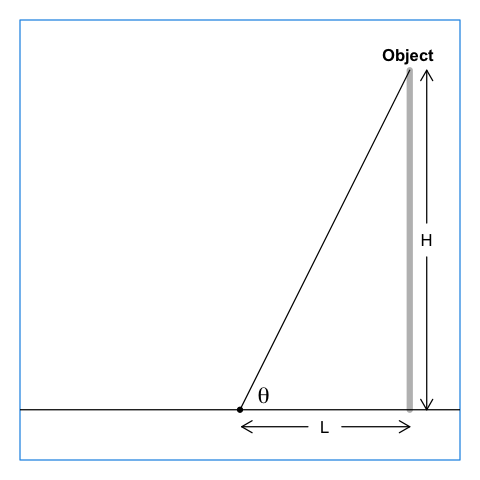

Here is the R script that generated this plot:
png("fig1.png", unit="in", width=4, height=4, res=120, pointsize=10)
par(mar=rep(1,4))
x <- c(0, 1)
y <- c(0, 1)
delta <- diff(range(x))/20
epsilon <- delta/10
plot(x, y, axes=FALSE, xlab="", ylab="",
    asp=1, type="n", xlim=c(-0.1,1.1), ylim=c(-0.1,1.1))
lines(rep(1, 2), c(0, 1), lwd=5, col="gray")
text(1-epsilon, 1, "Object", font=2, pos=3)
arrows(1+delta,0,1+delta,0.45,code=1, length=0.1)
arrows(1+delta,0.5+delta,1+delta,1, code=2, length=0.1)
text(1+delta, 0.5, "h")
box(col=4)
abline(h=0)
#lines(rep(1,2), c(0,1), lwd=4, col="darkgray")
#points(0,0,pch=20,col=2)
#text(0.1,0.09,expression(phi), pos=1, cex=1.4)
#lines(c(0, 1), c(0, 1))
points(0.5,0,pch=20)
text(0.57,0.09,expression(theta), pos=1, cex=1.4)
lines(c(0.5, 1), c(0, 1)) # ok

arrows(0.5+epsilon,-delta, 0.7, -delta, code=1, length=0.1)
arrows(0.8,-delta, 1, -delta, code=2, length=0.1)
text(0.75, -delta, expression(L))

theta <- atan2(1, 1-0.5)
phi <- atan2(1, 1)
L2 <- 50
h <- L2 * tan(theta)*tan(phi)/(tan(theta)-tan(phi))
stopifnot(abs(h == 100) < 1e-7)
message(sprintf("Example: L_2=%g, theta=%.4g deg, phi=%.4g deg yields h=%g (expect h=%g)",
        L2, theta*180/pi, phi*180/pi, h, 100))

